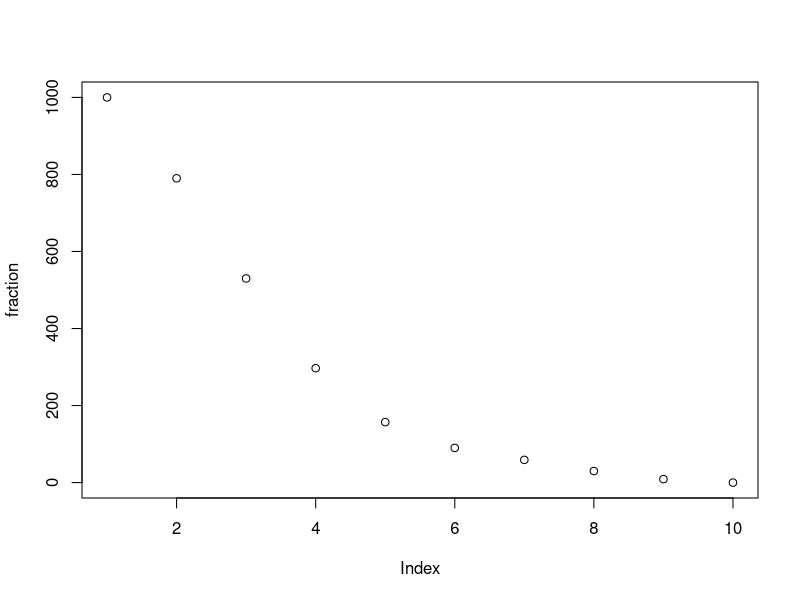

Reproduce this figure in R.
# Question 1.a)

rm(list = ls())
cat("\f")

#dimension_1
nof_samples=1000
data_points1=runif(nof_samples,-1,1)
data_points1=matrix(data_points1,ncol=1)
euclidean_distance1=sqrt((data_points1[ ,1]-0)^2)
less_than_one1=euclidean_distance1<=1
l1=sum(less_than_one1)

#dimension_2
nof_samples=1000
data_points2=runif(nof_samples*2,-1,1)
data_points2=matrix(data_points2,ncol=2)
euclidean_distance2=sqrt((data_points2[ ,1]-0)^2 + (data_points2[ ,2]-0)^2)
less_than_one2=euclidean_distance2<=1
l2=sum(less_than_one2)

#dimension_3
nof_samples=1000
data_points3=runif(nof_samples*3,-1,1)
data_points3=matrix(data_points3,ncol=3)
euclidean_distance3=sqrt((data_points3[ ,1]-0)^2 + (data_points3[ ,2]-0)^2 + (data_points3[,3]-0)^2)
less_than_one3=euclidean_distance3<=1
l3=sum(less_than_one3)

#dimension_4
nof_samples=1000
data_points4=runif(nof_samples*4,-1,1)
data_points4=matrix(data_points4,ncol=4)
euclidean_distance4=sqrt((data_points4[ ,1]-0)^2 + (data_points4[ ,2]-0)^2 + (data_points4[,3]-0)^2 + (data_points4[,4]-0)^2)
less_than_one4=euclidean_distance4<=1
l4=sum(less_than_one4)

#dimension_5
nof_samples=1000
data_points5=runif(nof_samples*5,-1,1)
data_points5=matrix(data_points5,ncol=5)
euclidean_distance5=sqrt((data_points5[ ,1]-0)^2 + (data_points5[ ,2]-0)^2 + (data_points5[,3]-0)^2 + (data_points5[,4]-0)^2 + (data_points5[,5]-0)^2)
less_than_one5=euclidean_distance5<=1
l5=sum(less_than_one5)

#dimension_6
nof_samples=1000
data_points6=runif(nof_samples*6,-1,1)
data_points6=matrix(data_points6,ncol=6)
euclidean_distance6=sqrt((data_points6[ ,1]-0)^2 + (data_points6[ ,2]-0)^2 + (data_points6[,3]-0)^2 + 
                           (data_points6[,4]-0)^2 + (data_points6[,5]-0)^2 + (data_points6[,6]-0)^2)
less_than_one6=euclidean_distance6<=1
l6=sum(less_than_one6)

#dimension_7
nof_samples=1000
data_points7=runif(nof_samples*7,-1,1)
data_points7=matrix(data_points7,ncol=7)
euclidean_distance7=sqrt((data_points7[ ,1]-0)^2 + (data_points7[ ,2]-0)^2 + (data_points7[,3]-0)^2 + 
                           (data_points7[,4]-0)^2 + (data_points7[,5]-0)^2 + (data_points7[,6]-0)^2 + 
                           (data_points7[,6]-0)^2)
less_than_one7=euclidean_distance7<=1
l7=sum(less_than_one7)

#dimension_8
nof_samples=1000
data_points8=runif(nof_samples*8,-1,1)
data_points8=matrix(data_points8,ncol=8)
euclidean_distance8=sqrt((data_points8[ ,1]-0)^2 + (data_points8[ ,2]-0)^2 + (data_points8[,3]-0)^2 + 
                           (data_points8[,4]-0)^2 + (data_points8[,5]-0)^2 + (data_points8[,6]-0)^2 + 
                           (data_points8[,7]-0)^2 + (data_points8[,8]-0)^2)
less_than_one8=euclidean_distance8<=1
l8=sum(less_than_one8)

#dimension_9
nof_samples=1000
data_points9=runif(nof_samples*9,-1,1)
data_points9=matrix(data_points9,ncol=9)
euclidean_distance9=sqrt((data_points9[ ,1]-0)^2 + (data_points9[ ,2]-0)^2 + (data_points9[,3]-0)^2 + 
                           (data_points9[,4]-0)^2 + (data_points9[,5]-0)^2 + (data_points9[,6]-0)^2 + 
                           (data_points9[,7]-0)^2 + (data_points9[,8]-0)^2 + (data_points9[,9]-0)^2)
less_than_one9=euclidean_distance9<=1
l9=sum(less_than_one9)

#dimension_10
nof_samples=1000
data_points10=runif(nof_samples*10,-1,1)
data_points10=matrix(data_points10,ncol=10)
euclidean_distance10=sqrt((data_points10[ ,1]-0)^2 + (data_points10[ ,2]-0)^2 + (data_points10[,3]-0)^2 + 
                            (data_points10[,4]-0)^2 + (data_points10[,5]-0)^2 + (data_points10[,6]-0)^2 + 
                            (data_points10[,7]-0)^2 + (data_points10[,8]-0)^2 + (data_points10[,9]-0)^2 + 
                            (data_points10[,10]-0)^2)
less_than_one10=euclidean_distance10<=1
l10=sum(less_than_one10)

fraction=c(l1,l2,l3,l4,l5,l6,l7,l8,l9,l10)
plot(fraction)